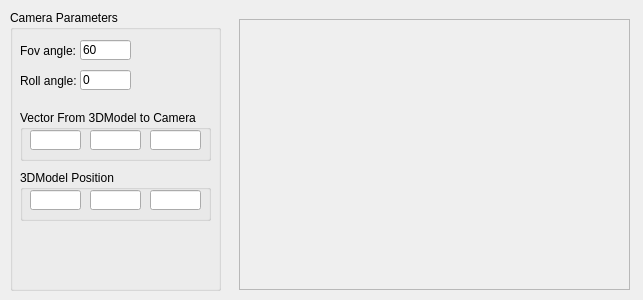
<ui version="4.0" >
 <class>CameraparameterguiClass</class>
 <widget class="QFrame" name="CameraparameterguiClass" >
  <property name="geometry" >
   <rect>
    <x>0</x>
    <y>0</y>
    <width>643</width>
    <height>300</height>
   </rect>
  </property>
  <property name="windowTitle" >
   <string>Cameraparametergui</string>
  </property>
  <widget class="QGroupBox" name="camera_box" >
   <property name="geometry" >
    <rect>
     <x>10</x>
     <y>10</y>
     <width>211</width>
     <height>281</height>
    </rect>
   </property>
   <property name="title" >
    <string>Camera Parameters</string>
   </property>
   <widget class="QGroupBox" name="vet_dir" >
    <property name="geometry" >
     <rect>
      <x>10</x>
      <y>100</y>
      <width>191</width>
      <height>51</height>
     </rect>
    </property>
    <property name="title" >
     <string>Vector From 3DModel to Camera</string>
    </property>
    <widget class="QLineEdit" name="vedt_x" >
     <property name="geometry" >
      <rect>
       <x>10</x>
       <y>20</y>
       <width>51</width>
       <height>20</height>
      </rect>
     </property>
    </widget>
    <widget class="QLineEdit" name="vedt_y" >
     <property name="geometry" >
      <rect>
       <x>70</x>
       <y>20</y>
       <width>51</width>
       <height>20</height>
      </rect>
     </property>
    </widget>
    <widget class="QLineEdit" name="vedt_z" >
     <property name="geometry" >
      <rect>
       <x>130</x>
       <y>20</y>
       <width>51</width>
       <height>20</height>
      </rect>
     </property>
    </widget>
   </widget>
   <widget class="QGroupBox" name="mod_pos" >
    <property name="geometry" >
     <rect>
      <x>10</x>
      <y>160</y>
      <width>191</width>
      <height>51</height>
     </rect>
    </property>
    <property name="title" >
     <string>3DModel Position</string>
    </property>
    <widget class="QLineEdit" name="medt_x" >
     <property name="geometry" >
      <rect>
       <x>10</x>
       <y>20</y>
       <width>51</width>
       <height>20</height>
      </rect>
     </property>
    </widget>
    <widget class="QLineEdit" name="medt_y" >
     <property name="geometry" >
      <rect>
       <x>70</x>
       <y>20</y>
       <width>51</width>
       <height>20</height>
      </rect>
     </property>
    </widget>
    <widget class="QLineEdit" name="medt_z" >
     <property name="geometry" >
      <rect>
       <x>130</x>
       <y>20</y>
       <width>51</width>
       <height>20</height>
      </rect>
     </property>
    </widget>
   </widget>
   <widget class="QLineEdit" name="fov_edt" >
    <property name="geometry" >
     <rect>
      <x>70</x>
      <y>30</y>
      <width>51</width>
      <height>20</height>
     </rect>
    </property>
    <property name="inputMask" >
     <string>999; </string>
    </property>
    <property name="text" >
     <string>60</string>
    </property>
    <property name="alignment" >
     <set>Qt::AlignLeading|Qt::AlignLeft|Qt::AlignRight|Qt::AlignTrailing|Qt::AlignVCenter</set>
    </property>
   </widget>
   <widget class="QLabel" name="fov_lab" >
    <property name="geometry" >
     <rect>
      <x>10</x>
      <y>30</y>
      <width>61</width>
      <height>21</height>
     </rect>
    </property>
    <property name="text" >
     <string>Fov angle:</string>
    </property>
   </widget>
   <widget class="AngleEditWidget" name="roll_edt" >
    <property name="geometry" >
     <rect>
      <x>70</x>
      <y>60</y>
      <width>51</width>
      <height>20</height>
     </rect>
    </property>
    <property name="text" >
     <string>0</string>
    </property>
   </widget>
   <widget class="QLabel" name="roll_lab" >
    <property name="geometry" >
     <rect>
      <x>10</x>
      <y>60</y>
      <width>61</width>
      <height>21</height>
     </rect>
    </property>
    <property name="text" >
     <string>Roll angle:</string>
    </property>
   </widget>
  </widget>
  <widget class="QFrame" name="opengl_ctx" >
   <property name="geometry" >
    <rect>
     <x>239</x>
     <y>19</y>
     <width>391</width>
     <height>271</height>
    </rect>
   </property>
   <property name="frameShape" >
    <enum>QFrame::StyledPanel</enum>
   </property>
   <property name="frameShadow" >
    <enum>QFrame::Plain</enum>
   </property>
  </widget>
 </widget>
 <layoutdefault spacing="6" margin="11" />
 <customwidgets>
  <customwidget>
   <class>AngleEditWidget</class>
   <extends>QLineEdit</extends>
   <header>angleeditwidget.h</header>
  </customwidget>
 </customwidgets>
 <resources/>
 <connections/>
</ui>
